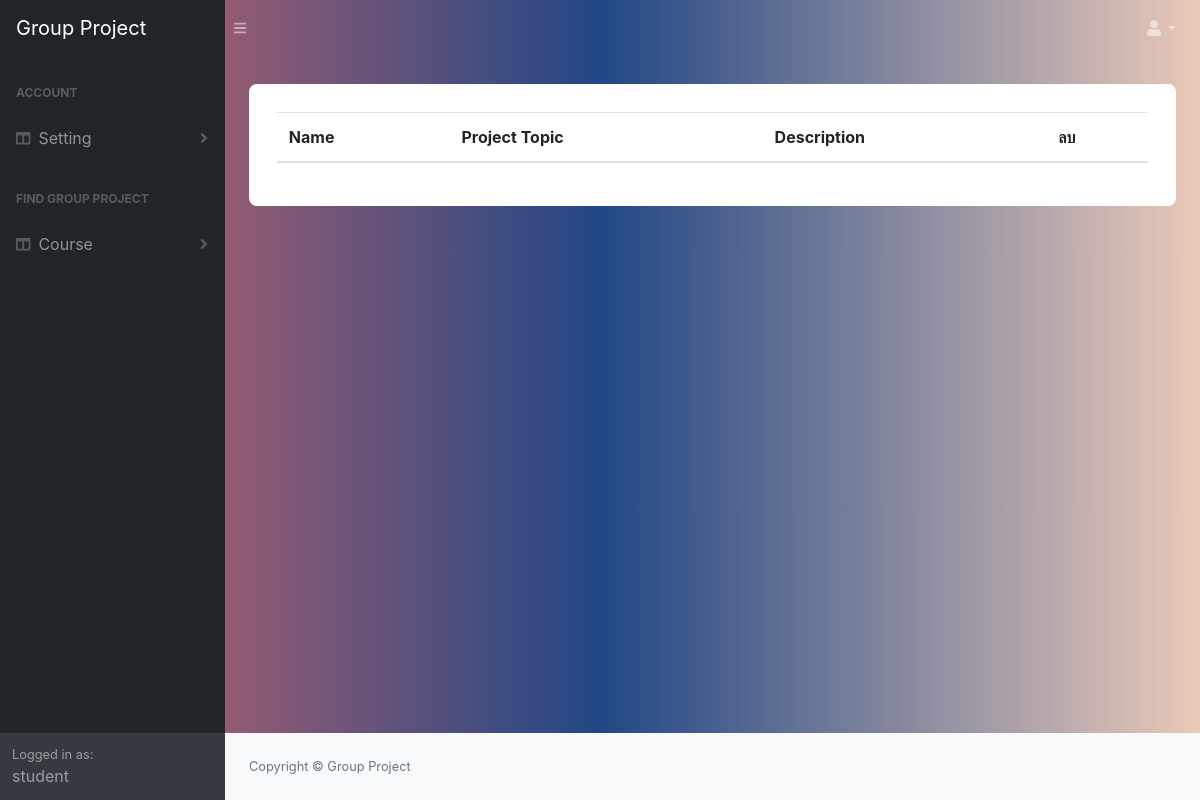
The page /view_pro_ex/24/ (signed in) on the database as committed earlier.
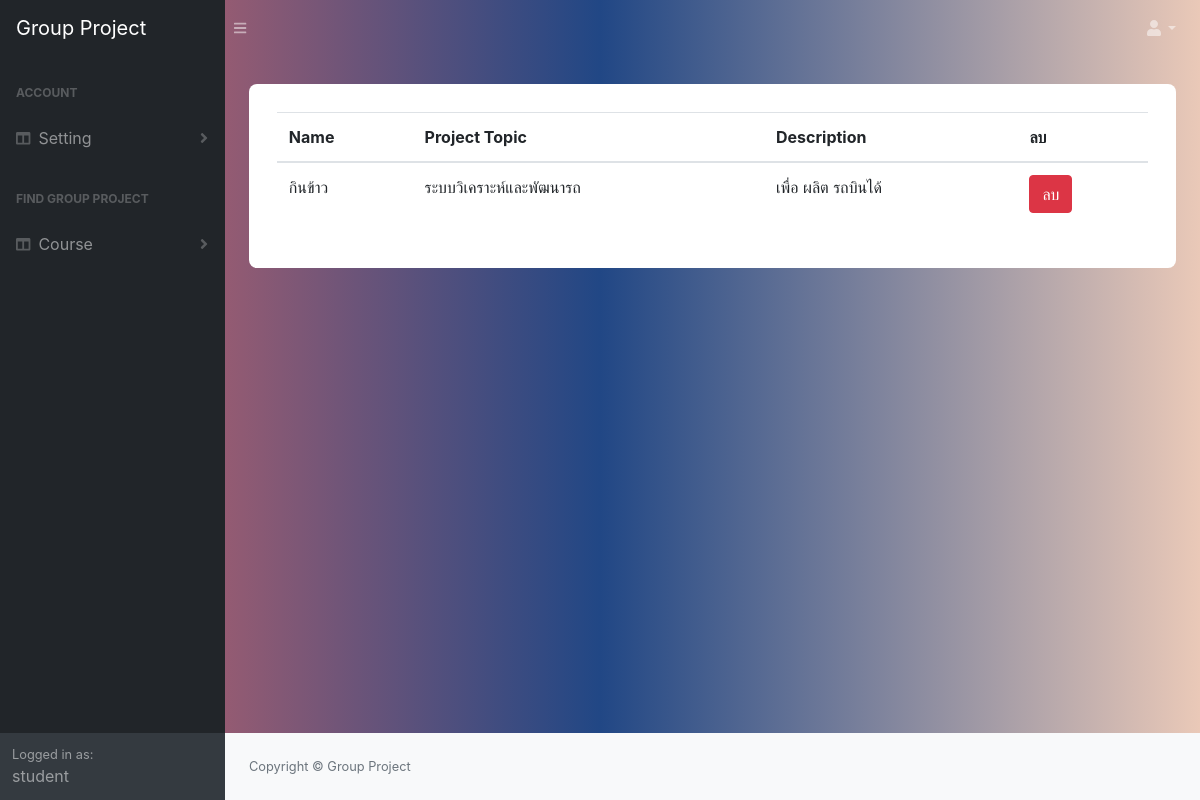
The same page on the database as committed later.
### manage_app/models.py (models this page shows)
class Student_experience(models.Model):
   experience = models.ForeignKey(Project_experience, on_delete=models.CASCADE)
   student = models.ForeignKey(Student, on_delete=models.CASCADE)

class Project_experience(models.Model):
   student = models.ManyToManyField(Student, through='Student_experience')
   name = models.CharField( max_length=50)
   Project_topic = models.CharField( max_length=50)
   desc = models.TextField()

### manage_app/views.py (the view)
# urls.py: path('view_pro_ex/<int:student_id>/',views.view_pro_ex, name='view_pro_ex') ,
@login_required
def view_pro_ex(request, student_id):
    student = Student.objects.get(pk=student_id)
    project_ex = Student_experience.objects.filter(student=student)
    context = {
        'student': student,
        'project_ex':project_ex
    }
    return render(request, 'manage_app/view_pro_ex_pro.html',context=context)

### manage_app/templates/manage_app/view_pro_ex_pro.html (shortened to what this page needs)
{% extends 'base.html' %}
{% block content %}
<div class="container emp-profile">
   <form class="form-inline" method="GET" action="{% url 'view_pro_ex' student_id=student.id %}">
        <br/><br/>
        <table class="table">
            <thead>
                <tr>
                    <th scope="col">Name </th>
                    <th scope="col">Project Topic </th>
                    <th scope="col">Description </th>
                    <th scope="col">ลบ</th>
                </tr>
            </thead>
            <tbody>
               {% for item in project_ex %}
                <tr>
                    <td>{{ item.experience.name }}</td>
                    <td>{{ item.experience.Project_topic }}</td>
                     <td>  {{item.experience.desc}} </td>
                     <td> <a href="{% url 'find_project_remove_pro_ex' student_id=student.id  pro_id=item.experience.id%}">
                            <div class="btn btn-danger" id="{{item.experience.id }}">ลบ</div>
                        </a>
                    </td>
                </tr>
                {% endfor %}
            </tbody>
        </table>
    </form>
</div>
{% endblock  %}

Rows that differ between the two databases and show on the page:
added Student_experience: experience.name "กินข้าว", experience.Project_topic "ระบบวิเคราะห์และพัฒนารถ", experience.desc "เพื่อ ผลิต รถบินได้"
